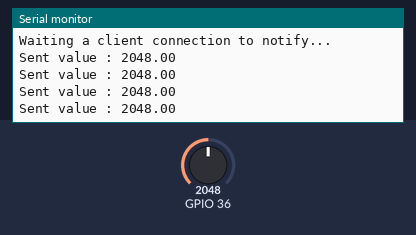
The sketch below on a simulated ESP32. Parts: the last lines printed to the serial monitor. Inputs (shaded band) come from the test bench; at power-on: GPIO 36 = 2048. Nothing arrives over Bluetooth unless stated; a phone connects over Bluetooth LE 3 s after start.

Above: at 4.0 s.
4.1 s: GPIO 36 set to 2866
At 4.56 s:
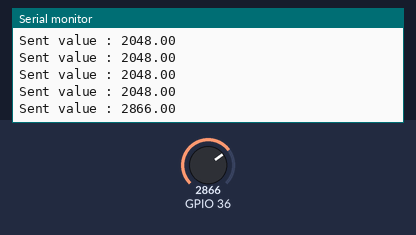
5.6 s: GPIO 36 set to 3603
At 5.76 s:
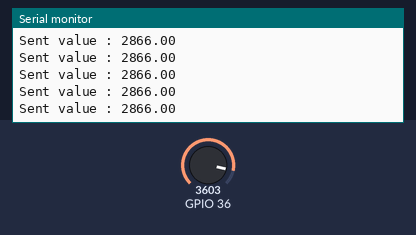
Timing chart, 0 to 8.6 s (numbered marks = the images above; inputs shaded):
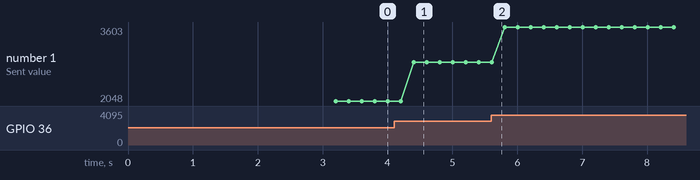

Measured:
- after the input at 4.1 s, the serial monitor: prints a new line after 0.30 s (image 1)
- plotted number 1: 2048 → 2866 after the input at 4.1 s, 2866 → 3603 after the input at 5.6 s

The sketch:

Basic_BLE_ESP32_POT_PIN36.ino
```cpp
/*
    Video: https://www.youtube.com/watch?v=oCMOYS71NIU
    Based on Neil Kolban example for IDF: https://github.com/nkolban/esp32-snippets/blob/master/cpp_utils/tests/BLE%20Tests/SampleNotify.cpp
    Ported to Arduino ESP32 by Evandro Copercini
    updated by chegewara

   Create a BLE server that, once we receive a connection, will send periodic notifications.
   The service advertises itself as: 4fafc201-1fb5-459e-8fcc-c5c9c331914b
   And has a characteristic of: beb5483e-36e1-4688-b7f5-ea07361b26a8

   The design of creating the BLE server is:
   1. Create a BLE Server
   2. Create a BLE Service
   3. Create a BLE Characteristic on the Service
   4. Create a BLE Descriptor on the characteristic
   5. Start the service.
   6. Start advertising.

   A connect hander associated with the server starts a background task that performs notification
   every couple of seconds.
*/
#include <BLEDevice.h>
#include <BLEServer.h>
#include <BLEUtils.h>
#include <BLE2902.h>

BLEServer* pServer = NULL;
BLECharacteristic* pCharacteristic = NULL;
bool deviceConnected = false;
bool oldDeviceConnected = false;
uint32_t value = 0;

int sensorvalue = 0;


#define SERVICE_UUID        "4fafc201-1fb5-459e-8fcc-c5c9c331914b"
#define CHARACTERISTIC_UUID "beb5483e-36e1-4688-b7f5-ea07361b26a8"


class MyServerCallbacks: public BLEServerCallbacks {
    void onConnect(BLEServer* pServer) {
      deviceConnected = true;
    };

    void onDisconnect(BLEServer* pServer) {
      deviceConnected = false;
    }
};


void setup() {
  Serial.begin(115200);

  // Create the BLE Device
  BLEDevice::init("ESP32META");

  // Create the BLE Server
  pServer = BLEDevice::createServer();
  pServer->setCallbacks(new MyServerCallbacks());

  // Create the BLE Service
  BLEService *pService = pServer->createService(SERVICE_UUID);

  // Create a BLE Characteristic
  pCharacteristic = pService->createCharacteristic(
                      CHARACTERISTIC_UUID,
                      BLECharacteristic::PROPERTY_READ   |
                      BLECharacteristic::PROPERTY_WRITE  |
                      BLECharacteristic::PROPERTY_NOTIFY |
                      BLECharacteristic::PROPERTY_INDICATE
                    );

  // https://www.bluetooth.com/specifications/gatt/viewer?attributeXmlFile=org.bluetooth.descriptor.gatt.client_characteristic_configuration.xml
  // Create a BLE Descriptor
  pCharacteristic->addDescriptor(new BLE2902());

  // Start the service
  pService->start();

  // Start advertising
  BLEAdvertising *pAdvertising = BLEDevice::getAdvertising();
  pAdvertising->addServiceUUID(SERVICE_UUID);
  pAdvertising->setScanResponse(false);
  pAdvertising->setMinPreferred(0x0);  // set value to 0x00 to not advertise this parameter
  BLEDevice::startAdvertising();
  Serial.println("Waiting a client connection to notify...");
}

void loop() {
    // notify changed value
    //if (deviceConnected) {
       // pCharacteristic->setValue((uint8_t*)&value, 4);
       // pCharacteristic->notify();
       // value++;
        //delay(3); // bluetooth stack will go into congestion, if too many packets are sent, in 6 hours test i was able to go as low as 3ms
    if (deviceConnected) {
    sensorvalue = analogRead(36);
    delay(200);
      //in order to send the value we must convert it to characteristic
    char txString[8];
    dtostrf(sensorvalue, 1, 2, txString);
    pCharacteristic->setValue(txString);
    pCharacteristic->notify();
    Serial.println("Sent value : " + String(txString));
  }
    // connecting
    //if (deviceConnected && !oldDeviceConnected) {
      //  // do stuff here on connecting
       // oldDeviceConnected = deviceConnected;
   // }
}
```
